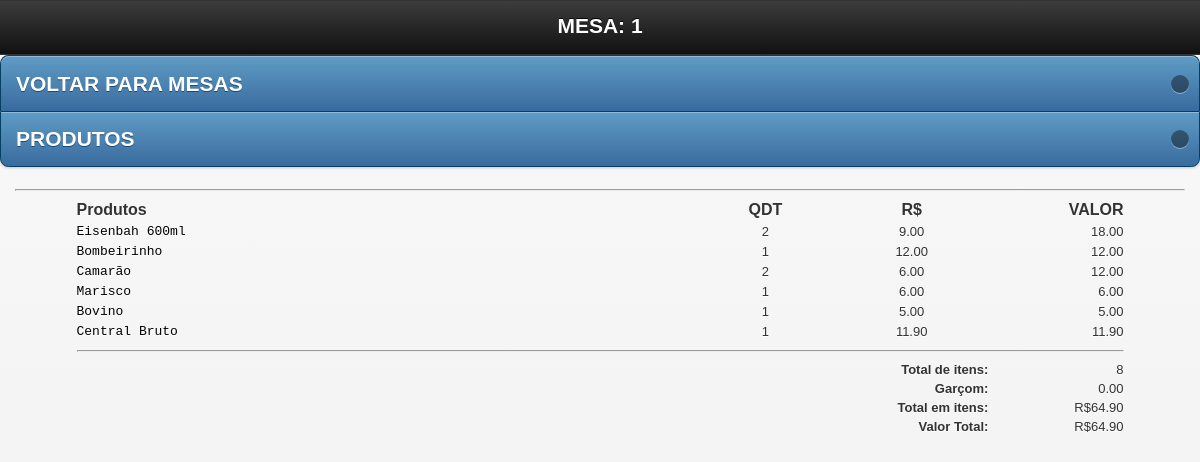
Page /mobile/vermesa.php?id_mesa=1 (signed in) on the committed database.
### tables this page shows
CREATE TABLE `tbl_carrinho` (
  `id` int(11) NOT NULL AUTO_INCREMENT,
  `cod` int(11) NOT NULL,
  `nome` varchar(150) NOT NULL,
  `preco` varchar(10) NOT NULL,
  `qtd` int(11) NOT NULL,
  `comanda` int(200) NOT NULL,
  `data` date NOT NULL,
  `time` time NOT NULL,
  `id_mesa` int(30) NOT NULL,
  `situacao` int(2) NOT NULL,
  `idGarcon` varchar(200) NOT NULL,
  `status` int(1) NOT NULL,
  `destino` int(1) NOT NULL,
  `entregue` int(1) NOT NULL,
  `feito` int(1) NOT NULL,
  PRIMARY KEY (`id`)
);

CREATE TABLE `config` (
  `id_conf` int(30) NOT NULL,
  `empresa` varchar(200) NOT NULL,
  `telefone` varchar(30) NOT NULL,
  `pgarcon` int(10) NOT NULL,
  `ativo` int(2) NOT NULL
);

### mobile/vermesa.php (the view, shortened to what this page needs)
<!doctype html>
<html class="no-js ui-mobile-rendering" lang="pt">
<head>
      <link rel="stylesheet" href="css/jquery.mobile-1.3.1.min.css" />
      <link rel="stylesheet" href="../css/css.css"/>
</head>
<body>
<div id="categories" data-role="page" data-title="Categories">
      <div data-role="header">
            <h1>MESA: <?php echo $_GET['id_mesa']; ?></h1>
      </div>
             <ul data-role="listview" data-inset="true" data-theme="b">
            <li><a href="mesas.php">VOLTAR PARA MESAS</a></li>
            <li><a href="javascript:window.history.go(-1)">PRODUTOS</a></li>
            </ul>
      <div data-role="content">
      <hr/>
      <div id="mesas2">
<table width="100%">
    <tr style="font-size:16px;">
	  <td width="56%" style="font-size:16px;"><strong>Produtos</strong></td>
	  <td width="12%" align="center"style="font-size:16px;"><strong>QDT</strong></td>
	  <td width="14%" align="center"style="font-size:16px;"><strong>R$</strong></td>
	  <td align="right" style="font-size:16px;"><strong>VALOR</strong></td>
	  </tr>
	<?php
	$mesa = $_GET['id_mesa'];
	$carrinho = mysql_query("SELECT *, SUM(qtd) AS qt,SUM(preco) AS pr FROM tbl_carrinho WHERE id_mesa = '$mesa' AND situacao ='1' GROUP BY cod") or die(mysql_error());
	$contar = mysql_num_rows($carrinho);
	if($contar == 0){
		echo "";
	}else{
		while($res = mysql_fetch_array($carrinho)){
			$nome  			= $res['nome'];
			$preco       	= $res['pr'];
			$unitario		= $res['preco'];
			$qtd		 	= $res['qt'];
			$id_mesa		= $res['id_mesa'];
			$itens			+=$qtd;
			$total += $preco;
	?>
	<tr class="fontcomanda">
    <td align="left" class="btn">
      <a href="cozinha.php?id_mesa=<?php echo $id_mesa ?>&nome=<?php echo $nome; ?>"  title="Imprimir" onclick="Cozinha(this.href,'nomeJanela','350','600','yes');return false" class="fontcomanda"><?php echo $nome; ?></a></td>
    <td align="center" ><?php echo $qtd; ?> </td>
    <td align="center" ><?php echo $unitario ?></td>
    <td width="12%" align="right"><?php echo number_format($preco, 2); ?></td>
    </tr>
     <?php
		}
	}
	?>
     <tr class="fontcomanda">
       <td colspan="4" align="right" class="btn"><hr/></td>
     </tr>
     <tr class="fontcomanda">
	  <td colspan="3" align="right" class="btn"><strong>Total de itens:</strong></td>
	  <td align="right"><?php echo $itens ?></td>
    </tr>
     <tr class="fontcomanda">
       <td colspan="3" align="right" class="btn"><strong>Garçom: </strong></td>
       <td align="right">
         <?php
			$g = mysql_query("SELECT * FROM config") or die(mysql_error());
			$w = mysql_fetch_array($g);
			$ativo = $w['ativo'];
			$percentual = $w['pgarcon'];
			if($ativo == 1){
			$porcento_garcon = $percentual;
			}else{
			$porcento_garcon = 0;
			}
				$pgarcon = $total * $porcento_garcon / 100;
				$somatotal = $total + $pgarcon;
			?> <?php echo number_format($pgarcon, 2, '.', '.'); ?>
       </td>
     </tr>
     <tr class="fontcomanda">
       <td colspan="3" align="right" class="btn"><strong>Total em itens: </strong></td>
       <td align="right">R$<?php echo number_format($total, 2, '.', '.'); ?></td>
     </tr>
     <tr class="fontcomanda">
       <td colspan="3" align="right" class="btn"><strong>Valor Total: </strong></td>
       <td align="right">R$<?php echo number_format($somatotal, 2, '.', '.'); ?></td>
     </tr>
    </table>
</div>
</body>
</html>

### css/css.css (style rules this page uses)
body { margin-left: 0px;margin-top: 0px;margin-right: 0px;margin-bottom: 0px; background-color:#FFF; font-family:Verdana, Geneva, sans-serif; font-size:14px; }
h1 { font-size:18px; margin-top:0; }
#mesas2 { width:90%; height:700px; margin:0 auto;overflow:auto; margin-top: }
.fontcomanda { font-size:13px; }
.fontcomanda a:link { font:10px "Courier New", Courier, monospace; font-size:13px; text-decoration:none;color:#000; }

### rows in the picture
tbl_carrinho: nome "Eisenbah 600ml", qtd "2", preco "9.00", preco "18.00"
tbl_carrinho: nome "Bombeirinho", qtd "1", preco "12.00"
tbl_carrinho: nome "Camarão", qtd "2", preco "6.00", preco "12.00"
tbl_carrinho: nome "Marisco", qtd "1", preco "6.00"
tbl_carrinho: nome "Bovino", qtd "1", preco "5.00"
tbl_carrinho: nome "Central Bruto", qtd "1", preco "11.90"
config: pgarcon "0.00", pgarcon "64.90"

### other values in the picture
$_GET['id_mesa'] "1"
$itens "8"
$total "64.90"
